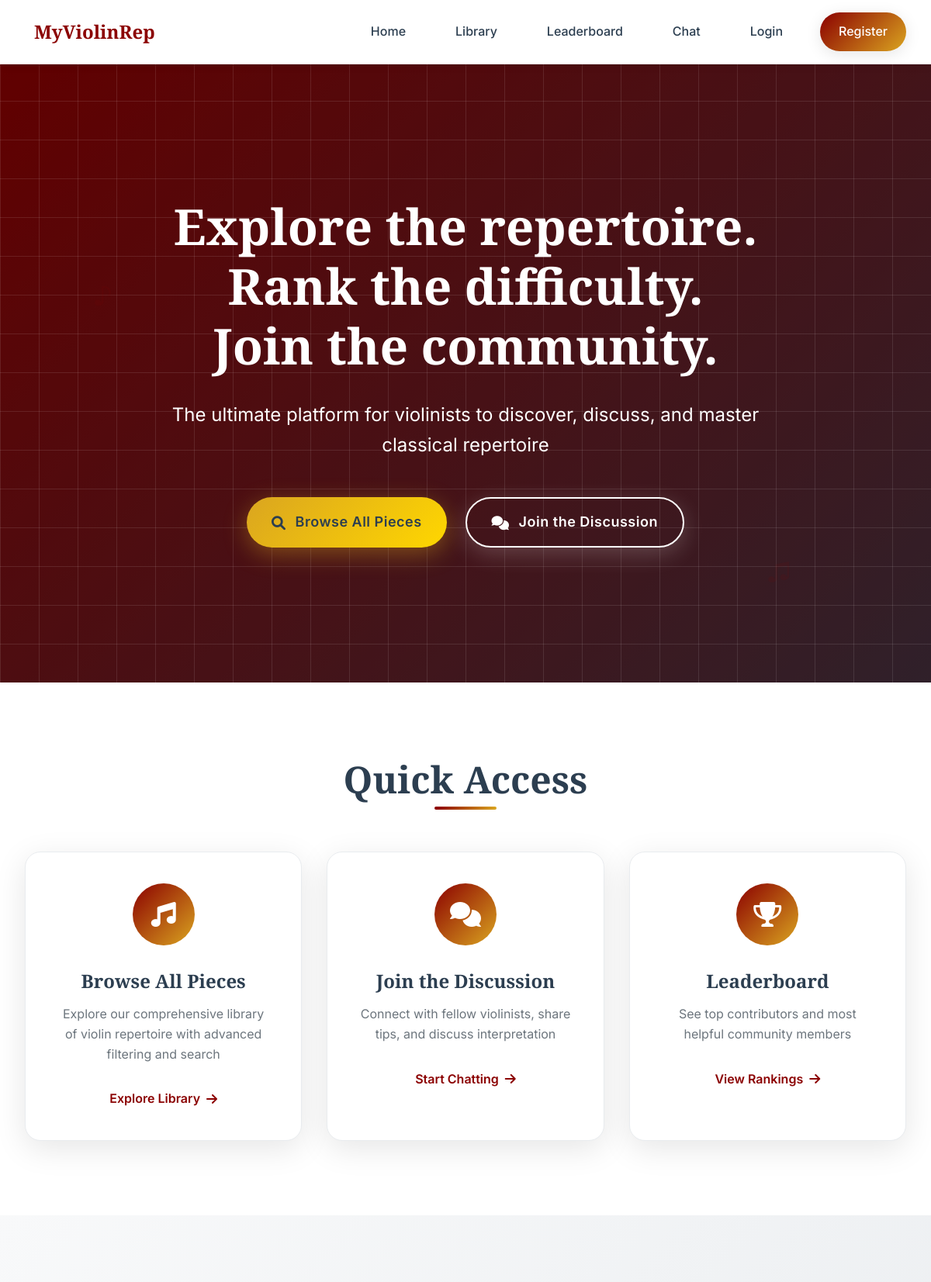
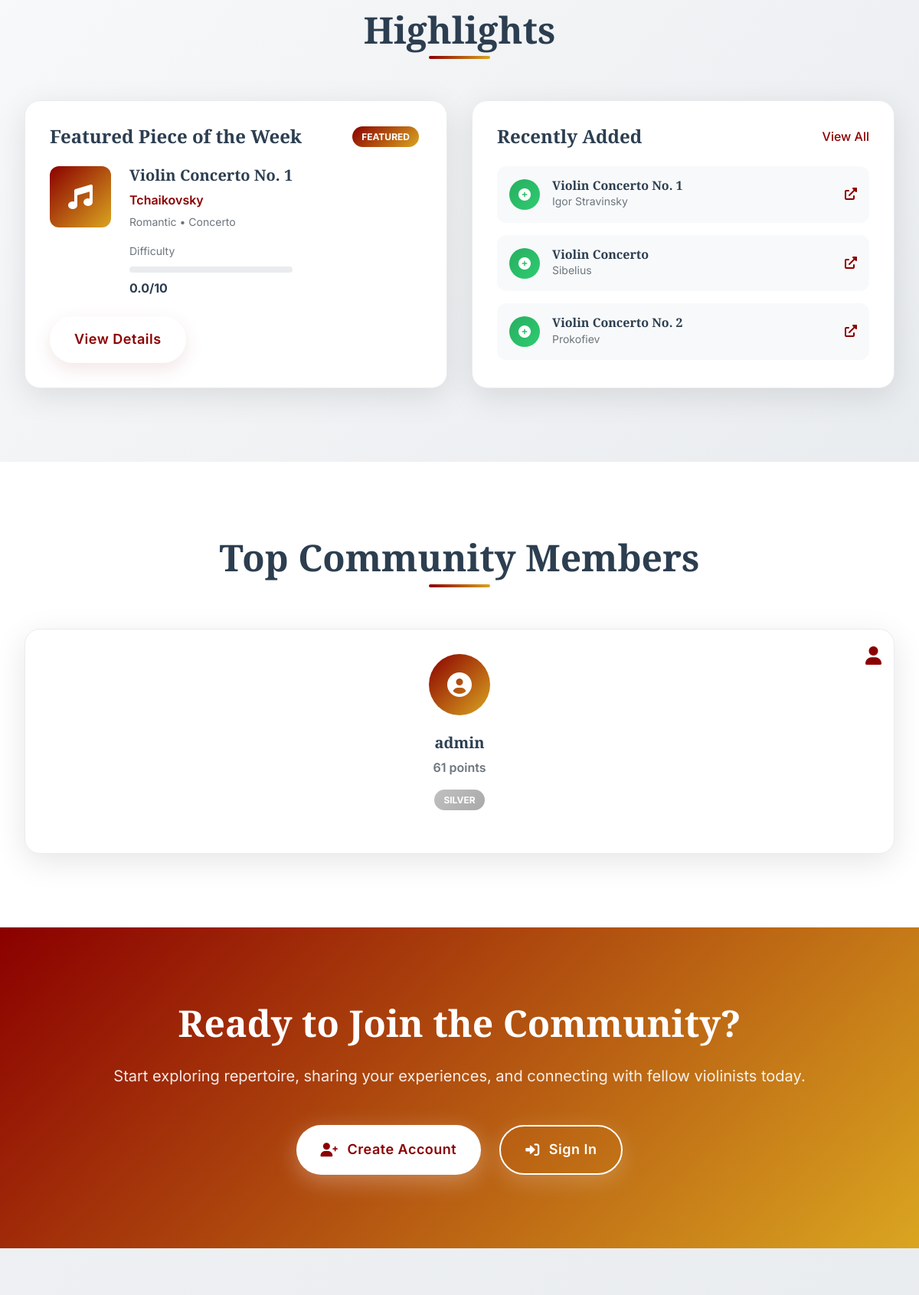
The page / (upper part) on the database its author committed (2 pictures, top to bottom).
### app.py (models this page shows)
class Piece(db.Model):
    id = db.Column(db.Integer, primary_key=True)
    title = db.Column(db.String(200), nullable=False)
    composer = db.Column(db.String(100), nullable=False)
    era = db.Column(db.String(50), nullable=False)
    genre = db.Column(db.String(100), nullable=False)
    opus = db.Column(db.String(100))
    length = db.Column(db.String(50))
    cover_image = db.Column(db.String(200))
    recording_link = db.Column(db.String(500))
    performance_links = db.Column(db.Text)  # JSON string
    technical_tags = db.Column(db.Text)  # JSON string
    difficulty_avg = db.Column(db.Float, default=0.0)
    total_ratings = db.Column(db.Integer, default=0)
    submitter_id = db.Column(db.Integer, db.ForeignKey('user.id'))
    is_approved = db.Column(db.Boolean, default=False)
    date_added = db.Column(db.DateTime, default=datetime.utcnow)
    description = db.Column(db.Text)
    ratings = db.relationship('Rating', backref='piece', lazy=True)
    comments = db.relationship('Comment', backref='piece', lazy=True)
    favorites = db.relationship('Favorite', backref='piece', lazy=True)

class User(UserMixin, db.Model):
    id = db.Column(db.Integer, primary_key=True)
    username = db.Column(db.String(80), unique=True, nullable=False)
    email = db.Column(db.String(120), unique=True, nullable=False)
    password_hash = db.Column(db.String(120), nullable=False)
    bio = db.Column(db.Text)
    avatar = db.Column(db.String(200))
    country = db.Column(db.String(100))
    currently_practicing = db.Column(db.String(200))
    join_date = db.Column(db.DateTime, default=datetime.utcnow)
    contribution_score = db.Column(db.Integer, default=0)
    forum_score = db.Column(db.Integer, default=0)
    ratings = db.relationship('Rating', backref='user', lazy=True)
    comments = db.relationship('Comment', backref='user', lazy=True)
    submissions = db.relationship('Piece', backref='submitter', lazy=True)
    sent_messages = db.relationship('Message', foreign_keys='Message.sender_id', backref='sender', lazy=True)
    received_messages = db.relationship('Message', foreign_keys='Message.recipient_id', backref='recipient', lazy=True)
    favorites = db.relationship('Favorite', backref='user', lazy=True)

### app.py (the view)
@app.route('/')
def index():
    featured_piece = Piece.query.filter_by(is_approved=True).first()
    recent_pieces = Piece.query.filter_by(is_approved=True).order_by(Piece.date_added.desc()).limit(3).all()
    top_users = User.query.order_by(User.contribution_score.desc()).limit(5).all()
    return render_template('index.html',
                         featured_piece=featured_piece,
                         recent_pieces=recent_pieces,
                         top_users=top_users)

### templates/index.html (shortened to what this page needs)
{% extends "base.html" %}
{% block content %}
<section class="hero">
    <div class="hero-background">
        <div class="gradient-overlay"></div>
        <div class="staff-lines"></div>
    </div>
    <div class="hero-content">
        <div class="hero-text">
            <h1 class="hero-title">
                <span class="title-line">Explore the repertoire.</span>
                <span class="title-line">Rank the difficulty.</span>
                <span class="title-line">Join the community.</span>
            </h1>
            <p class="hero-subtitle">The ultimate platform for violinists to discover, discuss, and master classical repertoire</p>
            <div class="hero-buttons">
                <a href="{{ url_for('library') }}" class="btn btn-primary">
                    <i class="fas fa-search"></i>
                    Browse All Pieces
                </a>
                <a href="{{ url_for('chat') }}" class="btn btn-secondary">
                    <i class="fas fa-comments"></i>
                    Join the Discussion
                </a>
            </div>
        </div>
    </div>
</section>
<section class="quick-access">
    <div class="container">
        <h2 class="section-title">Quick Access</h2>
        <div class="cards-grid">
            <div class="card quick-card" data-aos="fade-up" data-aos-delay="100">
                <div class="card-icon">
                    <i class="fas fa-music"></i>
                </div>
                <h3>Browse All Pieces</h3>
                <p>Explore our comprehensive library of violin repertoire with advanced filtering and search</p>
                <a href="{{ url_for('library') }}" class="card-link">
                    Explore Library
                    <i class="fas fa-arrow-right"></i>
                </a>
            </div>
            <div class="card quick-card" data-aos="fade-up" data-aos-delay="200">
                <div class="card-icon">
                    <i class="fas fa-comments"></i>
                </div>
                <h3>Join the Discussion</h3>
                <p>Connect with fellow violinists, share tips, and discuss interpretation</p>
                <a href="{{ url_for('chat') }}" class="card-link">
                    Start Chatting
                    <i class="fas fa-arrow-right"></i>
                </a>
            </div>
            <div class="card quick-card" data-aos="fade-up" data-aos-delay="300">
                <div class="card-icon">
                    <i class="fas fa-trophy"></i>
                </div>
                <h3>Leaderboard</h3>
                <p>See top contributors and most helpful community members</p>
                <a href="{{ url_for('leaderboard') }}" class="card-link">
                    View Rankings
                    <i class="fas fa-arrow-right"></i>
                </a>
            </div>
        </div>
    </div>
</section>
<section class="highlights">
    <div class="container">
        <h2 class="section-title">Highlights</h2>
        <div class="highlights-grid">
            <div class="highlight-card featured-piece" data-aos="fade-right">
                <div class="highlight-header">
                    <h3>Featured Piece of the Week</h3>
                    <div class="badge">Featured</div>
                </div>
                {% if featured_piece %}
                <div class="piece-preview">
                    <div class="piece-cover">
                        <i class="fas fa-music"></i>
                    </div>
                    <div class="piece-info">
                        <h4>{{ featured_piece.title }}</h4>
                        <p class="composer">{{ featured_piece.composer }}</p>
                        <p class="era">{{ featured_piece.era }} • {{ featured_piece.genre }}</p>
                        <div class="difficulty-meter">
                            <div class="difficulty-label">Difficulty</div>
                            <div class="difficulty-bar">
                            </div>
                            <span class="difficulty-score">{{ "%.1f"|format(featured_piece.difficulty_avg) }}/10</span>
                        </div>
                    </div>
                </div>
                <a href="{{ url_for('piece_detail', piece_id=featured_piece.id) }}" class="btn btn-outline">View Details</a>
                {% endif %}
            </div>
            <div class="highlight-card recent-additions" data-aos="fade-left">
                <div class="highlight-header">
                    <h3>Recently Added</h3>
                    <a href="{{ url_for('library') }}" class="view-all">View All</a>
                </div>
                <div class="recent-list">
                    {% for piece in recent_pieces[:3] %}
                    <div class="recent-item">
                        <div class="recent-icon">
                            <i class="fas fa-plus-circle"></i>
                        </div>
                        <div class="recent-info">
                            <h5>{{ piece.title }}</h5>
                            <p>{{ piece.composer }}</p>
                        </div>
                        <a href="{{ url_for('piece_detail', piece_id=piece.id) }}" class="recent-link">
                            <i class="fas fa-external-link-alt"></i>
                        </a>
                    </div>
                    {% endfor %}
                </div>
            </div>
        </div>
    </div>
</section>
<section class="top-performers">
    <div class="container">
        <h2 class="section-title">Top Community Members</h2>
        <div class="performers-grid">
            {% for user in top_users %}
            <div class="performer-card" data-aos="zoom-in" data-aos-delay="{{ loop.index * 100 }}">
                <div class="performer-avatar">
                    <i class="fas fa-user-circle"></i>
                </div>
                <div class="performer-info">
                    <h4>{{ user.username }}</h4>
                    <p class="performer-score">{{ user.contribution_score }} points</p>
                    <div class="performer-badges">
                        {% if user.contribution_score >= 100 %}
                            <span class="badge gold">Gold</span>
                        {% elif user.contribution_score >= 50 %}
                            <span class="badge silver">Silver</span>
                        {% elif user.contribution_score >= 20 %}
                            <span class="badge bronze">Bronze</span>
                        {% endif %}
                    </div>
                </div>
                <a href="{{ url_for('profile', username=user.username) }}" class="performer-link">
                    <i class="fas fa-user"></i>
                </a>
            </div>
            {% endfor %}
        </div>
    </div>
</section>
<section class="cta-section">
    <div class="container">
        <div class="cta-content" data-aos="fade-up">
            <h2>Ready to Join the Community?</h2>
            <p>Start exploring repertoire, sharing your experiences, and connecting with fellow violinists today.</p>
            <div class="cta-buttons">
                {% if current_user.is_authenticated %}
                    <a href="{{ url_for('submit_piece') }}" class="btn btn-primary">
                        <i class="fas fa-plus"></i>
                        Submit a Piece
                    </a>
                {% else %}
                    <a href="{{ url_for('register') }}" class="btn btn-primary">
                        <i class="fas fa-user-plus"></i>
                        Create Account
                    </a>
                    <a href="{{ url_for('login') }}" class="btn btn-outline">
                        <i class="fas fa-sign-in-alt"></i>
                        Sign In
                    </a>
                {% endif %}
            </div>
        </div>
    </div>
</section>
{% endblock %}

### rows shown on the page
Piece: title "Violin Concerto No. 1", composer "Tchaikovsky", era "Romantic", genre "Concerto", difficulty_avg "0.0"
Piece: title "Violin Concerto No. 1", composer "Igor Stravinsky"
Piece: title "Violin Concerto", composer "Sibelius"
Piece: title "Violin Concerto No. 2", composer "Prokofiev"
User: username "admin", contribution_score "61", shows "SILVER"
